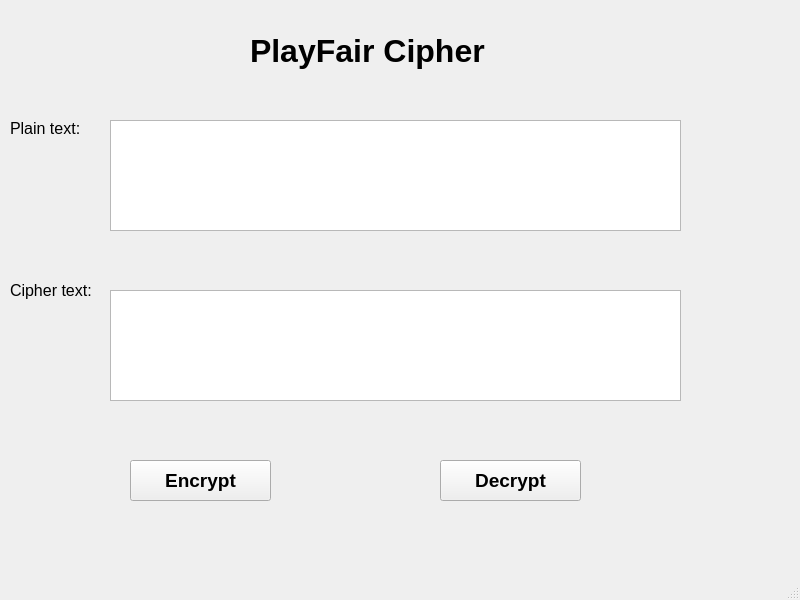
<?xml version="1.0" encoding="UTF-8"?>
<ui version="4.0">
 <class>MainWindow</class>
 <widget class="QMainWindow" name="MainWindow">
  <property name="geometry">
   <rect>
    <x>0</x>
    <y>0</y>
    <width>800</width>
    <height>600</height>
   </rect>
  </property>
  <property name="windowTitle">
   <string>MainWindow</string>
  </property>
  <widget class="QWidget" name="centralwidget">
   <widget class="QLabel" name="label">
    <property name="geometry">
     <rect>
      <x>250</x>
      <y>10</y>
      <width>251</width>
      <height>81</height>
     </rect>
    </property>
    <property name="font">
     <font>
      <pointsize>24</pointsize>
      <weight>75</weight>
      <bold>true</bold>
     </font>
    </property>
    <property name="text">
     <string>PlayFair Cipher</string>
    </property>
   </widget>
   <widget class="QLabel" name="label_2">
    <property name="geometry">
     <rect>
      <x>10</x>
      <y>120</y>
      <width>81</width>
      <height>16</height>
     </rect>
    </property>
    <property name="font">
     <font>
      <pointsize>12</pointsize>
     </font>
    </property>
    <property name="text">
     <string>Plain text:</string>
    </property>
   </widget>
   <widget class="QPlainTextEdit" name="txt_P">
    <property name="geometry">
     <rect>
      <x>110</x>
      <y>120</y>
      <width>571</width>
      <height>111</height>
     </rect>
    </property>
   </widget>
   <widget class="QLabel" name="label_3">
    <property name="geometry">
     <rect>
      <x>10</x>
      <y>280</y>
      <width>91</width>
      <height>21</height>
     </rect>
    </property>
    <property name="font">
     <font>
      <pointsize>12</pointsize>
     </font>
    </property>
    <property name="text">
     <string>Cipher text:</string>
    </property>
   </widget>
   <widget class="QPlainTextEdit" name="txt_C">
    <property name="geometry">
     <rect>
      <x>110</x>
      <y>290</y>
      <width>571</width>
      <height>111</height>
     </rect>
    </property>
   </widget>
   <widget class="QPushButton" name="btn_En">
    <property name="geometry">
     <rect>
      <x>130</x>
      <y>460</y>
      <width>141</width>
      <height>41</height>
     </rect>
    </property>
    <property name="font">
     <font>
      <pointsize>14</pointsize>
      <weight>75</weight>
      <bold>true</bold>
     </font>
    </property>
    <property name="text">
     <string>Encrypt</string>
    </property>
   </widget>
   <widget class="QPushButton" name="btn_De">
    <property name="geometry">
     <rect>
      <x>440</x>
      <y>460</y>
      <width>141</width>
      <height>41</height>
     </rect>
    </property>
    <property name="font">
     <font>
      <pointsize>14</pointsize>
      <weight>75</weight>
      <bold>true</bold>
     </font>
    </property>
    <property name="text">
     <string>Decrypt</string>
    </property>
   </widget>
  </widget>
  <widget class="QMenuBar" name="menubar">
   <property name="geometry">
    <rect>
     <x>0</x>
     <y>0</y>
     <width>800</width>
     <height>21</height>
    </rect>
   </property>
  </widget>
  <widget class="QStatusBar" name="statusbar"/>
 </widget>
 <resources/>
 <connections/>
</ui>
